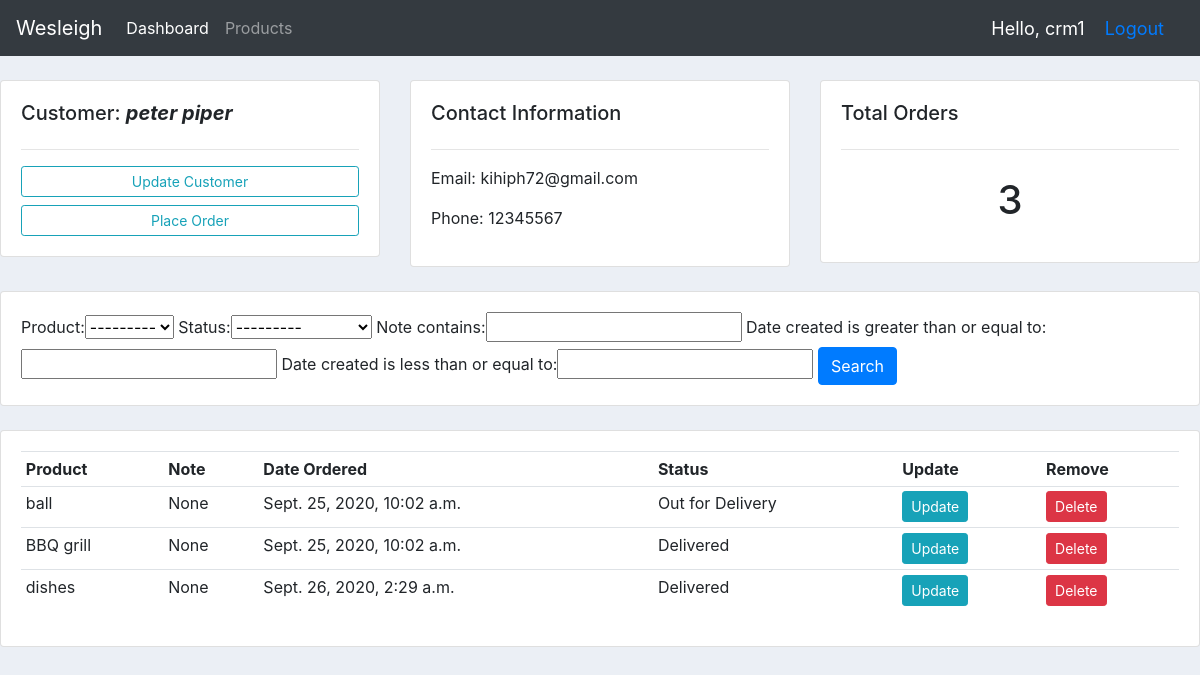
Page /customers/2/ (signed in) on the committed database.
### accounts/models.py (models this page shows, shortened)
class Customer(models.Model):
    user = models.OneToOneField(User, null=True, blank=True, on_delete=models.CASCADE)
    name = models.CharField(max_length=200,null=True)
    phone = models.CharField(max_length=200,null=True)
    profile_pic = models.ImageField(default="avatar.png", null=True, blank=True)
    email = models.CharField(max_length=200,null=True)
    date_created = models.DateTimeField(auto_now_add=True)

class Order(models.Model):
    STATUS = (
        ('Pending','Pending'),
        ('Out for Delivery','Out for Delivery'),
        ('Delivered','Delivered')
    )
    customer = models.ForeignKey(Customer, null=True, on_delete=models.SET_NULL)
    product  = models.ForeignKey(Product, null=True, on_delete=models.SET_NULL)
    date_created = models.DateTimeField(auto_now_add=True)
    status = models.CharField(max_length=200,null=True,choices=STATUS)
    note = models.CharField(max_length=200, null=True)

class Product(models.Model):
    CATEGORY = (
        ('Indoor','Indoor'),
        ('Out door', 'Out door'),
    )
    name  = models.CharField(max_length=200,null=True)
    price = models.FloatField(null=True)
    category = models.CharField(max_length=200,null=True,choices=CATEGORY)
    description = models.CharField(max_length=200,null=True, blank=True)
    date_created = models.DateTimeField(auto_now_add=True)
    tags = models.ManyToManyField(Tag)
    def __str__(self):
        return self.name

### accounts/views.py (the view)
# urls.py: path('customers/<str:pk>/',views.customers, name='customers'),
@login_required(login_url='login')
def customers(request, pk):
	customer = Customer.objects.get(id=pk)
	orders = customer.order_set.all()
	orders_count = orders.count()
	myFilter = OrderFilter(request.GET, queryset=orders)
	orders = myFilter.qs
	context = {'customer':customer, 'orders':orders, 'orders_count':orders_count, 'myFilter':myFilter}
	return render(request, 'accounts/customers.html',context)

### accounts/templates/accounts/customers.html
{% extends 'accounts/base.html' %}
{% block content %}
<br>
<div class="row">
    <div class="col-md">
        <div class="card card-body">
            <h5>Customer: <strong><i>{{ customer.name }}</i></strong></h5>
            <hr>
            <a class="btn btn-outline-info  btn-sm btn-block" href="">Update Customer</a>
            <a class="btn btn-outline-info  btn-sm btn-block" href="{% url 'create_order' %}">Place Order</a>
        </div>
    </div>
    <div class="col-md">
        <div class="card card-body">
            <h5>Contact Information</h5>
            <hr>
            <p>Email: {{customer.email}} </p>
            <p>Phone: {{customer.phone}} </p>
        </div>
    </div>
    <div class="col-md">
        <div class="card card-body">
            <h5>Total Orders</h5>
            <hr>
            <h1 style="text-align: center;padding: 10px">{{orders_count}}</h1>
        </div>
    </div>
</div>
<br>
<div class="row">
    <div class="col">
        <div class="card card-body">
            <form method="get">
                {{ myFilter.form }}
                <button class="btn btn-primary" type="submit">Search</button>
            </form>
        </div>
    </div>
</div>
<br>
<div class="row">
    <div class="col-md">
        <div class="card card-body">
            <table class="table table-sm">
                <tr>
                    <th>Product</th>
                    <th>Note</th>
                    <th>Date Ordered</th>
                    <th>Status</th>
                    <th>Update</th>
                    <th>Remove</th>
                </tr>
                {% for order in orders %}
                    <tr>
                        <td>{{order.product}}</td>
                        <td>{{order.note}}</td>
                        <td>{{order.date_created}}</td>
                        <td>{{order.status}}</td>
                        <td><a class="btn btn-sm btn-info" href="{% url 'update_order' order.id %}">Update</a></td>
                        <td><a class="btn btn-sm btn-danger" href="{% url 'delete_order' order.id %}">Delete</a></td>
                    </tr>
                {% endfor %}
            </table>
        </div>
    </div>
</div>
{% endblock %}

### accounts/templates/accounts/navbar.html (shortened to what this page needs)
{% load static %}
<body>
    <nav class="navbar navbar-expand-lg navbar-dark bg-dark">
        <a class="navbar-brand" href="#">Wesleigh</a>
        <div class="collapse navbar-collapse" id="navbarNav">
            <ul class="navbar-nav">
                {% if request.user.is_staff %}
                <li class="nav-item active">
                    <a class="nav-link" href="{% url 'home' %}">Dashboard</a>
                </li>
                <li class="nav-item">
                    <a class="nav-link" href="{% url 'products' %}">Products</a>
                </li>
                {% else%}
                <li class="nav-item">
                    <a class="nav-link" href="{% url 'settings' %}">Account</a>
                </li>
                {% endif %}
            </ul>
        </div>
        <span class="hello-msg">Hello, {{request.user}} </span>
        <span class="hello-msg"><a href="{% url 'logout' %}">Logout</a></span>
    </nav>

### static/css/main.css (style rules this page uses)
body { background-color: #ebeff5; }

### accounts/templates/accounts/navbar.html (style rules this page uses)
.hello-msg { font-size: 18px; color: #fff; margin-right: 20px; }

### rows in the picture
Customer: name "peter piper", email "kihiph72@gmail.com", phone "12345567"
Order: product "ball", note "None", date_created "Sept. 25, 2020, 10:02 a.m.", status "Out for Delivery"
Order: product "BBQ grill", note "None", date_created "Sept. 25, 2020, 10:02 a.m.", status "Delivered"
Order: product "dishes", note "None", date_created "Sept. 26, 2020, 2:29 a.m.", status "Delivered"

### other values in the picture
{{ request.user }} "crm1"
{{ orders_count }} "3"
